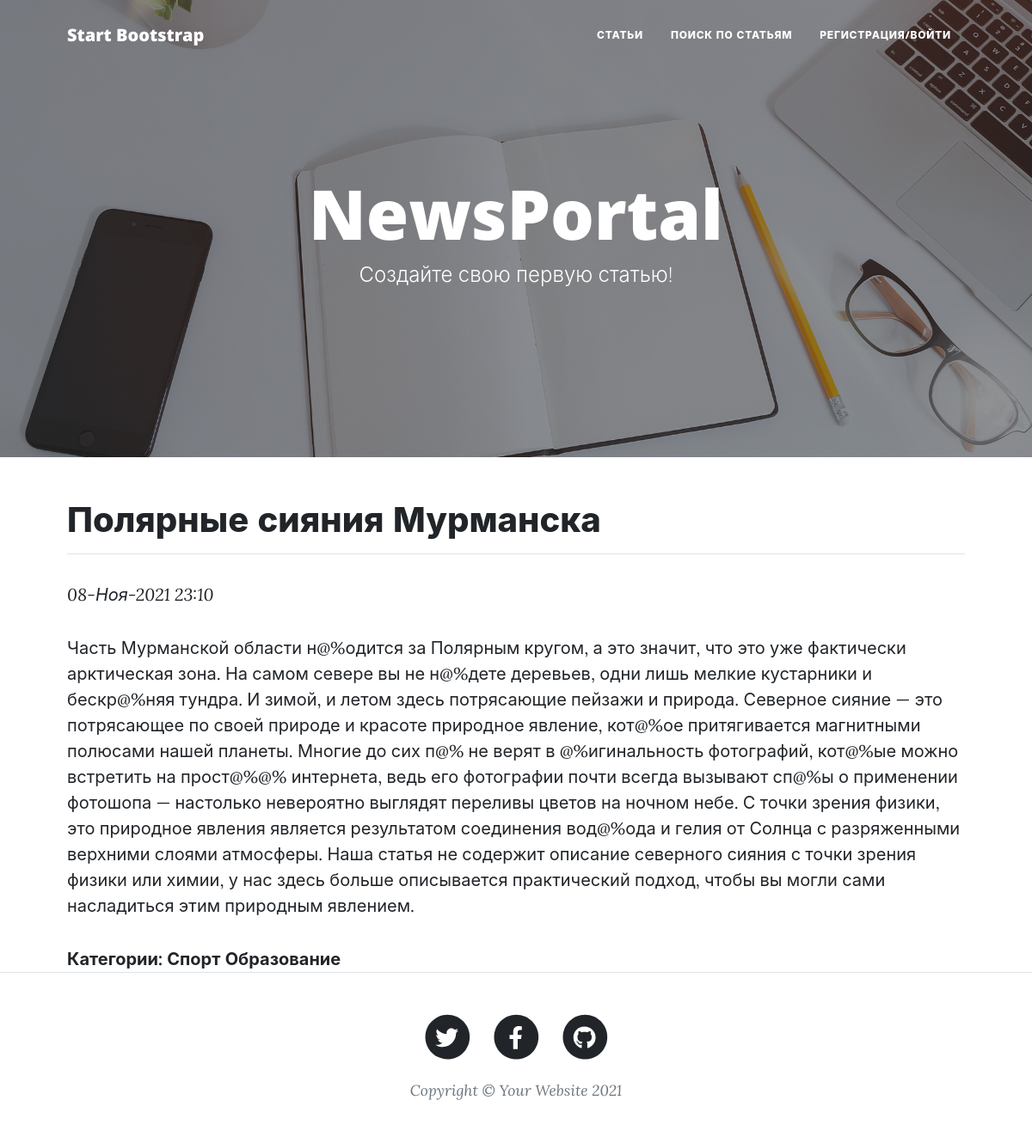
The page /news/2 on the database its author committed.
### news/models.py (models this page shows, shortened)
class Post (models.Model):
    news = "Н"
    article = "С"
    TYPE= [
        (news, 'Новость'),
        (article, 'Статья'),
    ]
    author = models.ForeignKey('Author', on_delete = models.CASCADE, verbose_name='Автор')
    type = models.CharField(max_length = 1, choices = TYPE, default = news, verbose_name='Тип')
    date = models.DateTimeField(verbose_name='Дата')
    category = models.ManyToManyField(Category, through = 'PostCategory', verbose_name='Категория')
    title = models.CharField(max_length = 255, verbose_name='Название')
    text = models.TextField(blank = True, verbose_name='Текст')
    rating = models.IntegerField(default = 0, verbose_name='Рейтинг')

class Category (models.Model):
    name = models.CharField(max_length = 255, unique = True)
    subscribers = models.ManyToManyField(User, verbose_name='Подписчики')

### news/views.py (the view)
# urls.py: path('<int:pk>', NewsDetailView.as_view(), name="news_detail"),
class NewsDetailView(DetailView):
    model = Post
    template_name = 'news_detail.html'
    context_object_name = 'news'

### news/templatetags/custom_filters.py (called while the page is built)
@register.filter(name='censor')
def censor(value):
    if isinstance(value, str):
        list = ['ух', 'ор', 'ах', 'ай'] # Список нецензурных слов
        for A in list:
            value = value.replace(A, '@%') # Замена совпадений подстроки на @!#%
        return str(value)
    else:
        raise ValueError(f'Нельзя преобразовать {type(value)}')

### templates/news_detail.html (shortened to what this page needs)
{% extends 'flatpages/default.html' %}
{% load custom_filters %}
{% block content %}
    <h1>{{ news.title|censor }}</h1>
    <hr>
    <p><i>{{ news.date|date:'d-M-Y H:i' }}</i></p>
    <p>{{ news.text|censor }}</p>
    <b>Категории:
        {% for category in news.category.all %}
        <a href="{% url 'category_detail' category.pk %}">{{category.name}}</a>
        {% endfor%}
    </b>
{% endblock content %}

### rows shown on the page
Post: title|censor "Полярные сияния Мурманска", date "08-Ноя-2021 23:10", text|censor "Часть Мурманской области н@%одится за Полярным кругом, а это значит, что это уже фактически арктическая зона. На самом севере вы не н@%дете деревьев, одни лишь мелкие кустарники и бескр@%няя тундра. И зимой, и летом здесь потрясающие пейзажи и природа. Северное сияние — это потрясающее по своей природе и красоте природное явление, кот@%ое притягивается магнитными полюсами нашей планеты. Многие до сих п@% не верят в @%игинальность фотографий, кот@%ые можно встретить на прост@%@% интернета, ведь его фотографии почти всегда вызывают сп@%ы о применении фотошопа — настолько невероятно выглядят переливы цветов на ночном небе. С точки зрения физики, это природное явления является результатом…"
Category: name "Спорт"
Category: name "Образование"
